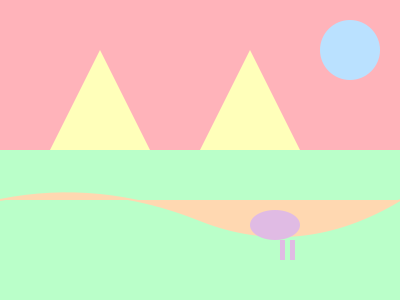
#> input picture labeled-forest-scene-svg.png, 400 x 300 px
$ python image_labeling.py
#> lines starting #> are read from the running program, lines starting #| are printed output that depends on the picture
import cv2
import numpy as np
import matplotlib.pyplot as plt

def load_raw_image(image_path):
    """Load the raw image from the specified path."""
#> called with image_path = 'labeled-forest-scene-svg.png'
    raw_image = cv2.imread(image_path)
#> raw_image is the input picture: shape (300, 400, 3); mean B, G, R 194.3, 221.7, 222.7
    if raw_image is None:
        raise ValueError("Image not found or invalid image format.")
    return raw_image

def preprocess_image(image):
    """Convert the image to grayscale."""
    gray_image = cv2.cvtColor(image, cv2.COLOR_BGR2GRAY)
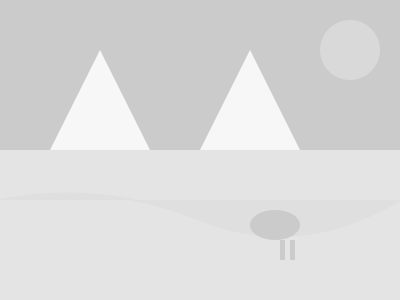
#> gray_image: shape (300, 400); min 203, max 247, mean 219
    return gray_image

def load_labeled_image(label_image_path):
    """Load the labeled image from the specified path."""
#> called with label_image_path = 'labeled-forest-scene-svg copy.png'
    labeled_image = cv2.imread(label_image_path, cv2.IMREAD_COLOR)
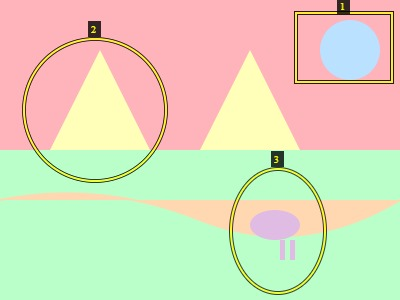
#> input picture labeled-forest-scene-svg copy.png, 400 x 300 px
#> labeled_image is the input picture: shape (300, 400, 3); mean B, G, R 188.7, 218.8, 218.6
    if labeled_image is None:
        raise ValueError("Labeled image not found or invalid format.")
    return labeled_image

def save_labeled_image(image, output_path):
    """Save the labeled image to the specified path."""
    cv2.imwrite(output_path, image)

def main():
    """Main function to execute the image loading, preprocessing, and displaying."""
    raw_image_path = 'labeled-forest-scene-svg.png'  # Replace with your raw image path
    label_image_path = 'labeled-forest-scene-svg copy.png'  # Replace with your labeled image path
    output_path = 'output_labeled_image.png'  # Replace with your output path

    try:
        raw_image = load_raw_image(raw_image_path)
        preprocessed_image = preprocess_image(raw_image)
        labeled_image = load_labeled_image(label_image_path)
        save_labeled_image(labeled_image, output_path)
    except ValueError as e:
        print(e)
        return

    # Display images using matplotlib
    plt.subplot(1, 2, 1)
    plt.title('Raw Image')
    plt.imshow(cv2.cvtColor(raw_image, cv2.COLOR_BGR2RGB))

    plt.subplot(1, 2, 2)
    plt.title('Labeled Image')
    plt.imshow(cv2.cvtColor(labeled_image, cv2.COLOR_BGR2RGB))

    plt.show()
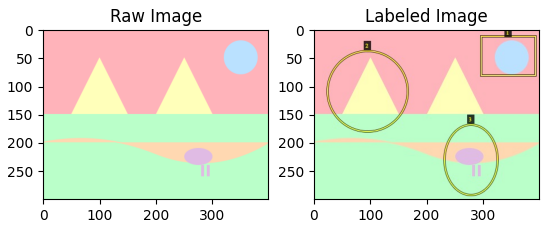
#> figure drawn by matplotlib, 2 panels

if __name__ == "__main__":
    main()

    # Interactive labeling
    raw_image_path = 'labeled-forest-scene-svg.png'  # Replace with your raw image path
    raw_image = load_raw_image(raw_image_path)
    preprocessed_image = preprocess_image(raw_image)
    labeled_image = np.zeros_like(raw_image, dtype=np.uint8)

    drawing = False
    ix, iy = -1, -1

    def draw_label(event, x, y, flags, param):
        global ix, iy, drawing, labeled_image

        if event == cv2.EVENT_LBUTTONDOWN:
            drawing = True
            ix, iy = x, y
        elif event == cv2.EVENT_MOUSEMOVE:
            if drawing:
                cv2.circle(labeled_image, (x, y), 5, (0, 0, 255), -1)  # Draw in red color
        elif event == cv2.EVENT_LBUTTONUP:
            drawing = False
            cv2.circle(labeled_image, (x, y), 5, (0, 0, 255), -1)  # Draw in red color

    cv2.namedWindow('Label Image')
    cv2.setMouseCallback('Label Image', draw_label)

    while True:
        combined_image = cv2.addWeighted(raw_image, 0.7, labeled_image, 0.3, 0)
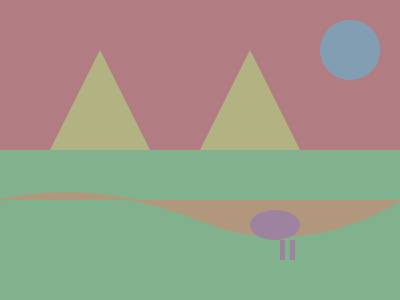
#> combined_image: shape (300, 400, 3); mean B, G, R 136, 154.8, 155.5
        cv2.imshow('Label Image', combined_image)
        if cv2.waitKey(1) & 0xFF == 27:  # Exit on 'Esc' key
#> (key Esc is pressed here)
            break

    cv2.destroyAllWindows()
    save_labeled_image(labeled_image, 'interactive_labeled_image.png')
